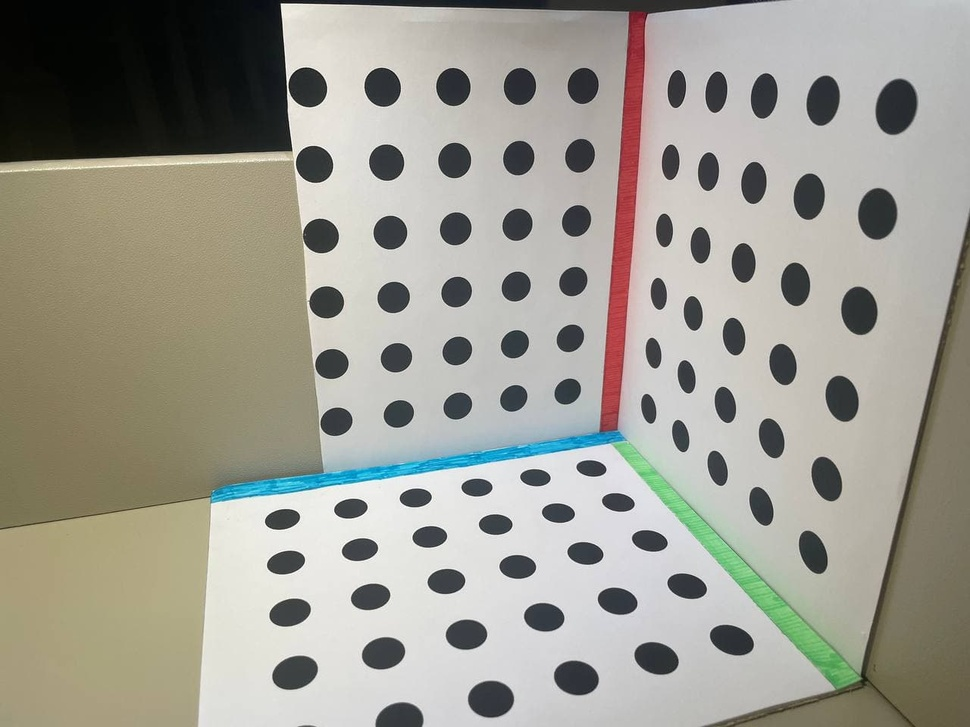
#> input picture cw1/cameraCalibration/3d/201.jpg, 970 x 727 px, shrunk from 1280 x 960 before the run
$ python -i utils.py   (imports and definitions only)
#> lines starting #> are read from the running program, lines starting #| are printed output that depends on the picture; after the words box and inside, x2 and y2 are one past the last pixel; in counts of white or black regions, pixels touching at a corner belong together
import numpy as np
import cv2
import random


def color_detector(image: np.ndarray, color: str) -> list:
    """Transforms all of the requested color to white, and all else black.

    :param image: np.ndarray of image, in BGR color format.
    :param color: either "red" or "green"
    """
    hsv_img = cv2.cvtColor(image, cv2.COLOR_BGR2HSV)

    if color == "red":
        # Lower boundary of red
        lower1 = np.array([0, 100, 20])
        upper1 = np.array([10, 255, 255])
        # Upper boundary of red
        lower2 = np.array([160, 100, 20])
        upper2 = np.array([180, 255, 255])
        lower_mask = cv2.inRange(hsv_img, lower1, upper1)
        upper_mask = cv2.inRange(hsv_img, lower2, upper2)
        full_mask = upper_mask + lower_mask
    elif color == "green":
        lower = np.array([40, 40, 40])
        upper = np.array([70, 255, 255])
        full_mask = cv2.inRange(hsv_img, lower, upper)

    return full_mask


def point_centers(mask: np.ndarray) -> list:
    """Generate point centers of circles of given binary mask of circles.

    :param mask: Binary mask image containing white circles, with dims [H, W].
    :return: Point centers of the circles in [Y, X] coordinates.
    """

    def cont_center(contour: np.ndarray):
        """Generate contour center of a particular contour.

        :param contour: The contour with dimensions [None, 1, 2].
        :return: The contour center in [Y, X] Coordinates.
        """
        M = cv2.moments(contour)
        cX = int(M["m10"] / M["m00"])
        cY = int(M["m01"] / M["m00"])
        return [[cY, cX]]

    contours = sorted(
        cv2.findContours(mask, cv2.RETR_LIST, cv2.CHAIN_APPROX_SIMPLE)[-2],
        key=lambda x: cv2.contourArea(x),
    )[-6:]

    xcenters = list(map(cont_center, contours))
    xcenters.sort(key=lambda x: x[0][0], reverse=True)
    return xcenters


def get_points_from_image(image_path: str, dims: str = "2d") -> np.ndarray:
#> called with image_path = '../201.jpg', dims = '2d'
    img = cv2.imread(image_path)
#> img is the input picture: shape (727, 970, 3); mean B, G, R 145.6, 155.5, 157.2
    red_mask = color_detector(img, "red")
#> in color_detector, `hsv_img = cv2.cvtColor(image, cv2.COLOR_BGR2HSV)`: hsv_img: shape (727, 970, 3); mean H, S, V 45.2, 35.2, 160.7
#> in color_detector, `lower_mask = cv2.inRange(hsv_img, lower1, upper1)`:
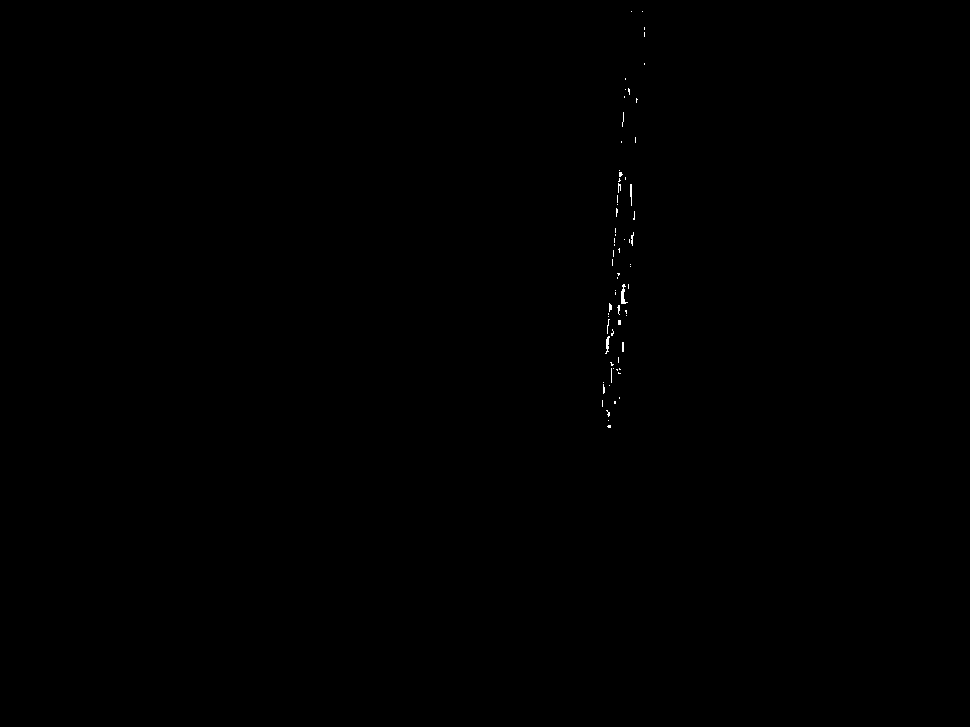
#> lower_mask: shape (727, 970); 0.08% white in thin lines or dots, all inside (x1, y1, x2, y2) = (602, 11, 645, 428)
#> in color_detector, `upper_mask = cv2.inRange(hsv_img, lower2, upper2)`:
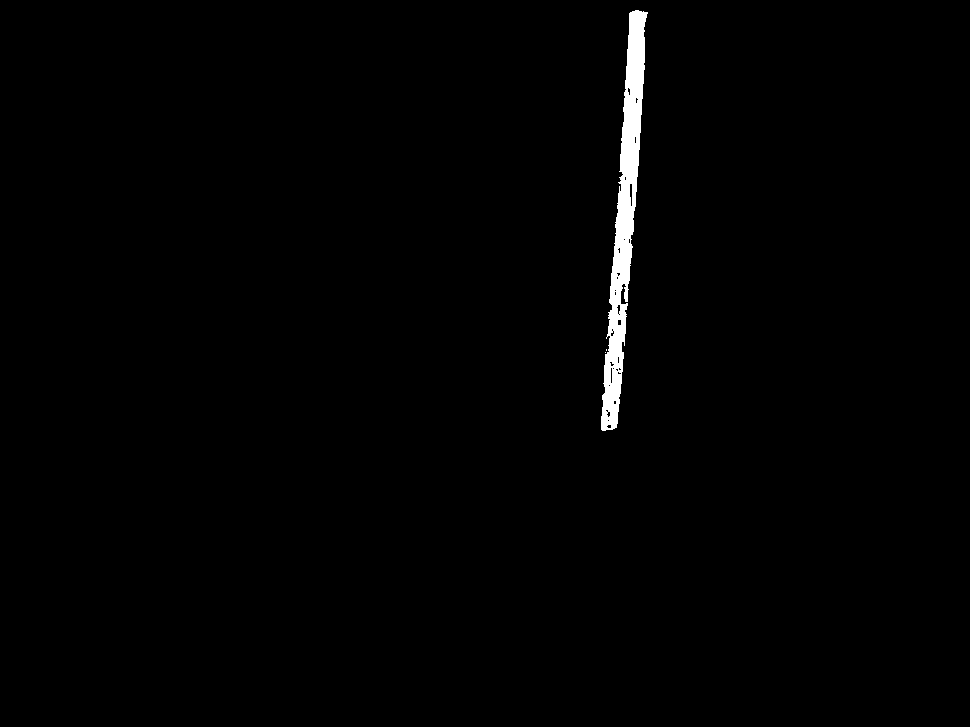
#> upper_mask: shape (727, 970); 1% white; 3 white regions (2 under 20 px), largest, box (x1, y1, x2, y2) and area: (601, 10, 648, 431) 7089
#> in color_detector, `full_mask = upper_mask + lower_mask`:
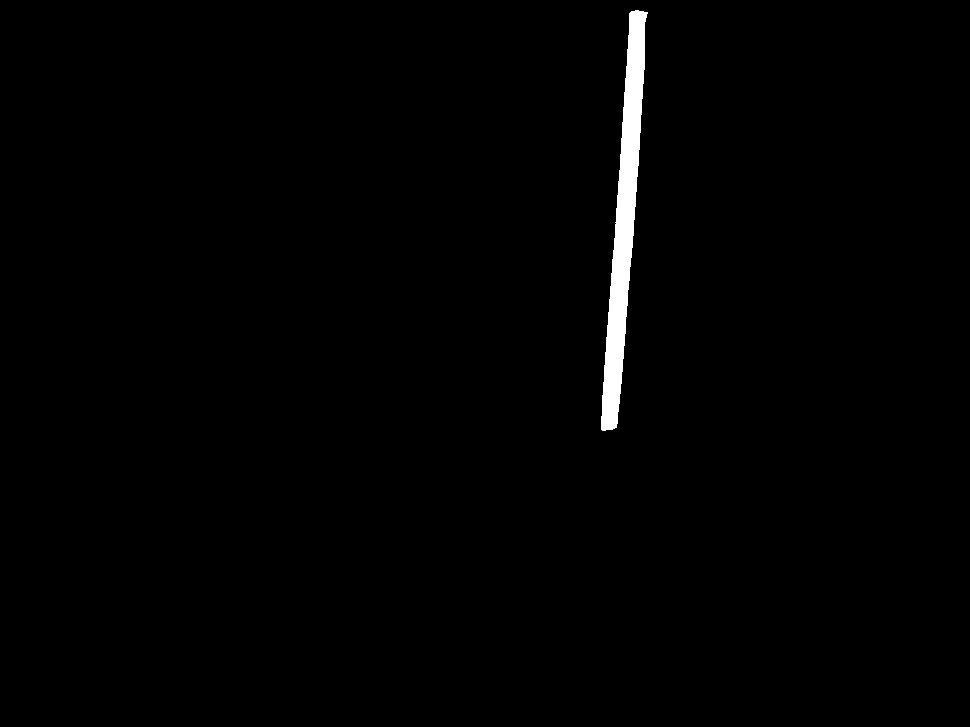
#> full_mask: shape (727, 970); 1.1% white; 1 white region
    red_centers = point_centers(red_mask)
#> in point_centers, `contours = sorted( cv2.findContours(mask, cv2.RETR_LIST, cv2.CHAIN_APP..`: contours = 1 contour; box (x1, y1, x2, y2) and area: (601, 10, 648, 431) 7225
#> in cont_center, `M = cv2.moments(contour)`: M = moments, m00 7225, centre m10/m00, m01/m00 = (624, 220.1)
#> in cont_center, `cX = int(M["m10"] / M["m00"])`: cX = 623
#> in cont_center, `cY = int(M["m01"] / M["m00"])`: cY = 220
#> in point_centers, `xcenters = list(map(cont_center, contours))`: xcenters = [[[220, 623]]]
#> red_centers = [[[220, 623]]]

    green_mask = color_detector(img, "green")
#> call 2 of color_detector, with color = 'green'
#> in color_detector (call 2), `full_mask = cv2.inRange(hsv_img, lower, upper)`:
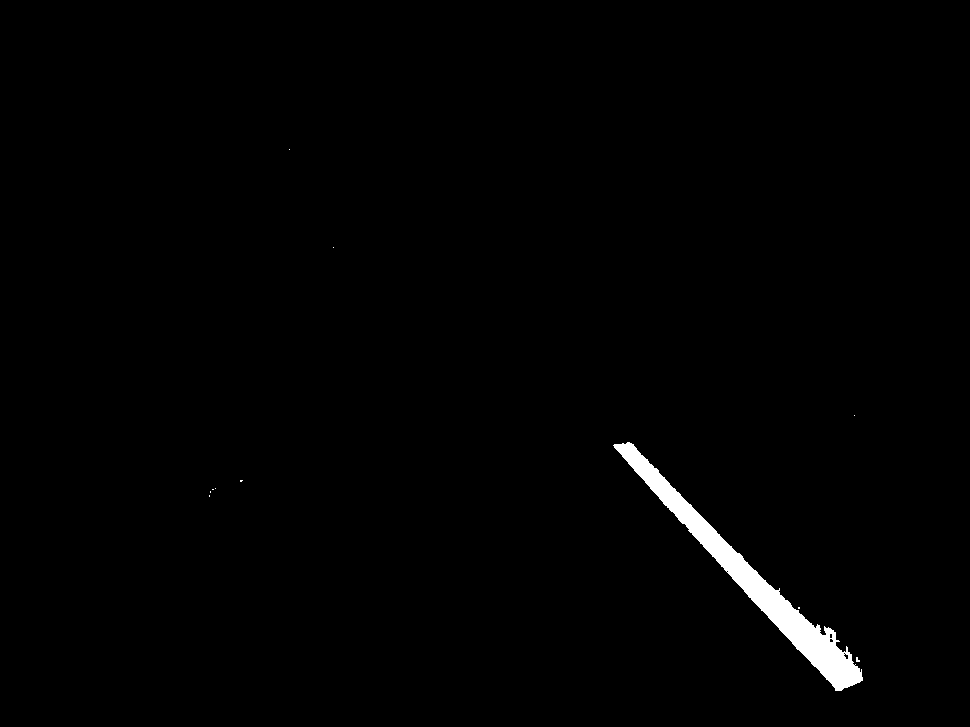
#> full_mask: shape (727, 970); 1.1% white; 11 white regions (10 under 20 px)
    green_centers = point_centers(green_mask)
#> in point_centers (call 2), `contours = sorted( cv2.findContours(mask, cv2.RETR_LIST, cv2.CHAIN_APP..`: contours = 6 contours, 5 with area under 20; largest, box (x1, y1, x2, y2) and area: (613, 442, 863, 691) 7420
#> green_centers = [[[659, 857]], [[656, 845]], [[640, 830]], [[635, 830]], [[581, 752]], [[571, 727]]]
    # for index, point in enumerate(green_centers):

    #     temp = point[0][0]
    #     point[0][0] = point[0][1]
    #     point[0][1] = temp
    #     cv2.circle(img, tuple(point[0]), 5, (255, 255, 255))
    #     cv2.putText(
    #         img,
    #         str(index),
    #         (point[0][0] + 15, point[0][1] + 15),
    #         cv2.FONT_HERSHEY_SIMPLEX,
    #         1,
    #         (255, 255, 255),
    #     )
    # for index, point in enumerate(red_centers):
    #     temp = point[0][0]
    #     point[0][0] = point[0][1]
    #     point[0][1] = temp
    #     cv2.circle(img, tuple(point[0]), 5, (0, 0, 0))
    #     cv2.putText(
    #         img,
    #         str(index),
    #         (point[0][0] + 15, point[0][1] + 15),
    #         cv2.FONT_HERSHEY_SIMPLEX,
    #         1,
    #         (0, 0, 0),
    #     )
    # cv2.imwrite(f"testoutput/{random.randint(0,10000)}.jpg", img)
    # exit()
    # if dims == "2d":
    #     return np.array(red_centers, dtype=np.float32)

    return np.array(green_centers + red_centers, dtype=np.float32)

>>> result = get_points_from_image('../201.jpg')
#> result = [[659, 857], [656, 845], [640, 830], [635, 830], [581, 752], [571, 727], [220, 623]]

$ run again, on cw1/cameraCalibration/3d/abc.jpg
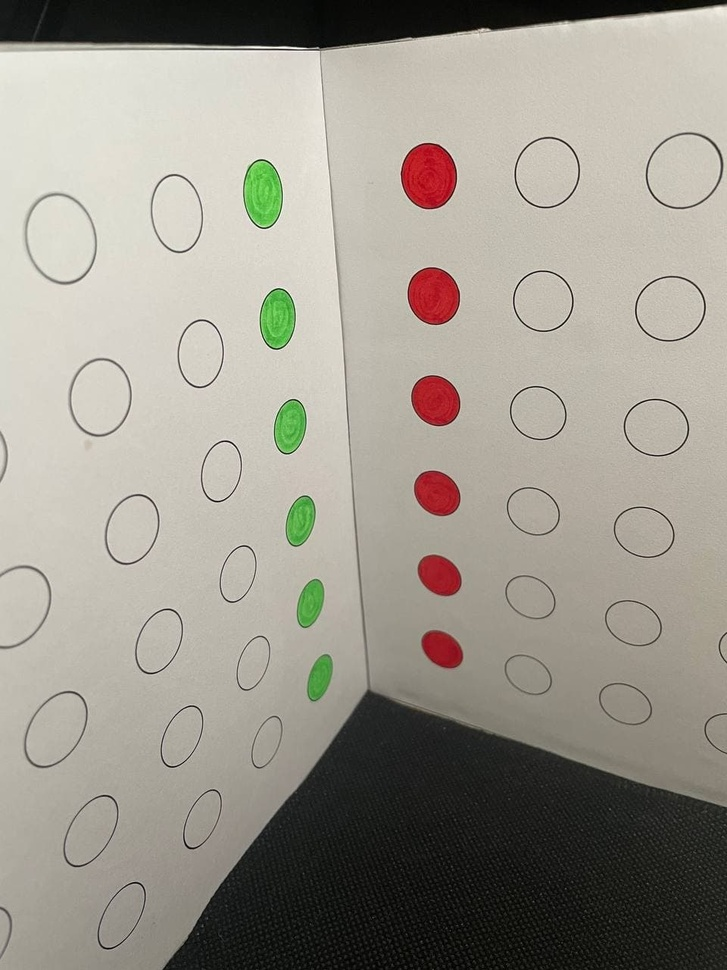
#> input picture cw1/cameraCalibration/3d/abc.jpg, 727 x 970 px, shrunk from 960 x 1280 before the run
#> in get_points_from_image, img is the input picture: shape (970, 727, 3); mean B, G, R 141.6, 151.8, 156.4
#> hsv_img: shape (970, 727, 3); mean H, S, V 27.8, 28.8, 157.5
#> in color_detector, `lower_mask = cv2.inRange(hsv_img, lower1, upper1)`:
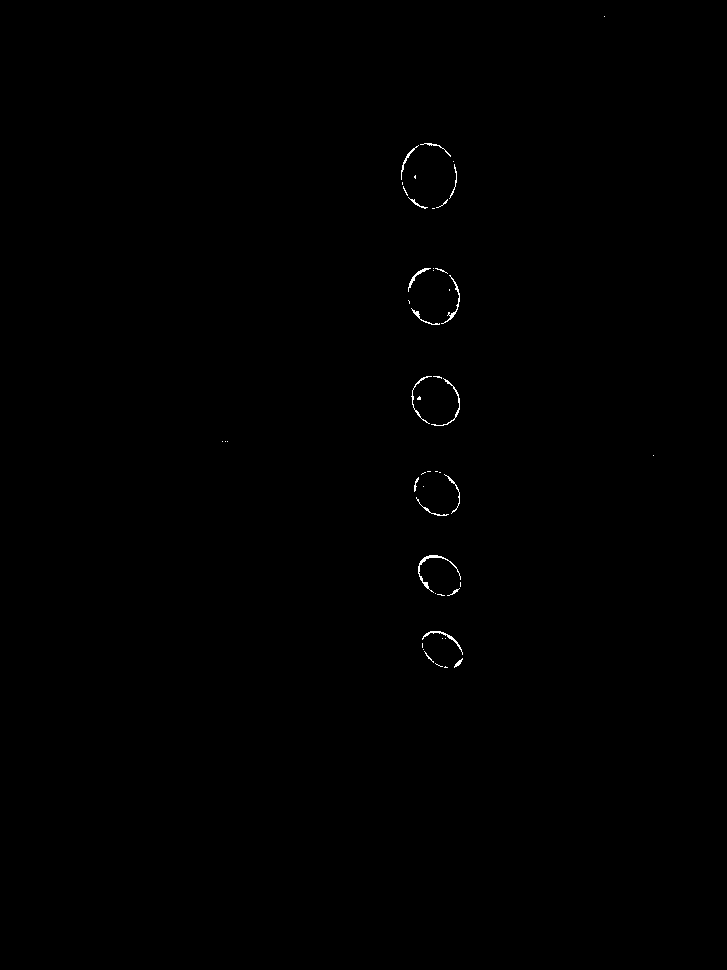
#> lower_mask: shape (970, 727); 0.19% white in thin lines or dots, all inside (x1, y1, x2, y2) = (222, 16, 654, 668)
#> upper_mask: shape (970, 727); 1.4% white; 6 white regions, box (x1, y1, x2, y2) and area: (402, 144, 456, 209) 2643, (408, 268, 459, 324) 2063, (413, 376, 459, 425) 1685, (415, 471, 459, 515) 1432, (419, 558, 461, 596) 1127, (422, 633, 463, 668) 960
#> contours = 6 contours; box (x1, y1, x2, y2) and area: (401, 143, 457, 209) 2812, (408, 268, 460, 325) 2273, (411, 376, 460, 426) 1845, (414, 471, 460, 516) 1536, (418, 555, 461, 596) 1284, (422, 631, 463, 668) 1088
#> M = moments, m00 1087.5, centre m10/m00, m01/m00 = (441.9, 649)
#> cX = 441
#> cY = 649
#> xcenters = [[[649, 441]], [[575, 439]], [[492, 436]], [[400, 435]], [[295, 433]], [[175, 428]]]
#> red_centers has the same summary as xcenters in point_centers
#> in color_detector (call 2), `full_mask = cv2.inRange(hsv_img, lower, upper)`:
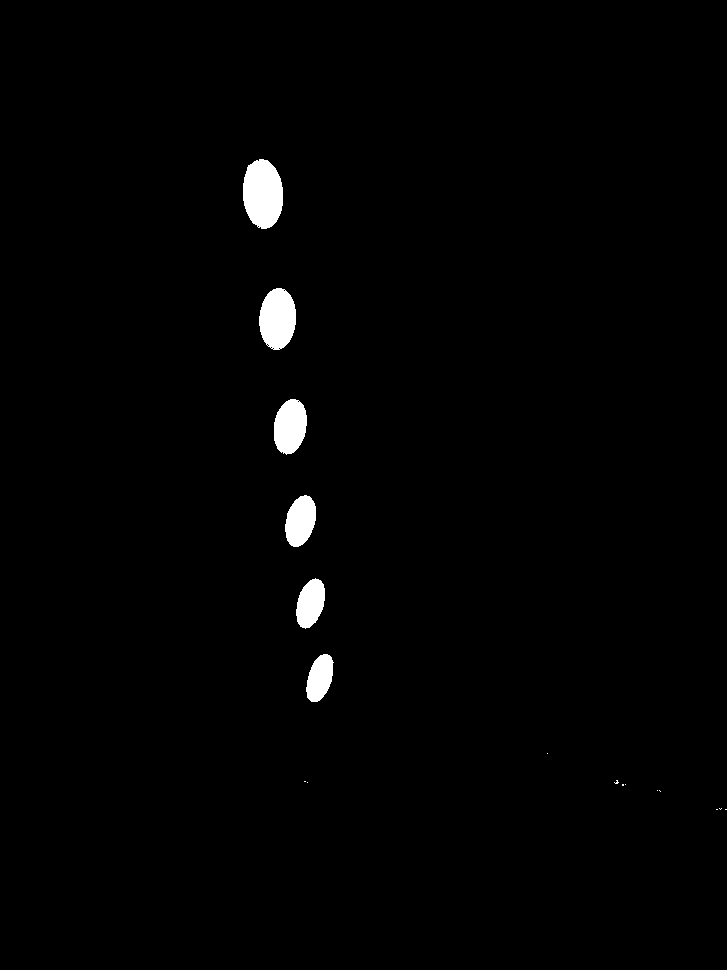
#> full_mask: shape (970, 727); 1.2% white; 17 white regions (11 under 20 px)
#> contours = 6 contours; box (x1, y1, x2, y2) and area: (243, 159, 283, 229) 2134, (259, 288, 296, 350) 1721, (274, 399, 307, 455) 1366, (285, 495, 316, 547) 1143, (296, 578, 325, 629) 1002, (306, 654, 334, 702) 888
#> green_centers = [[[677, 319]], [[602, 310]], [[520, 300]], [[426, 289]], [[318, 277]], [[193, 262]]]
#> result = [[677, 319], [602, 310], [520, 300], [426, 289], [318, 277], [193, 262], [649, 441], [575, 439], [492, 436], [400, 435], [295, 433], [175, 428]]
